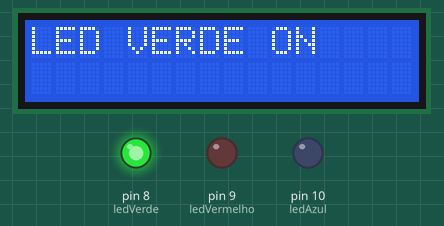
Simulated run of this sketch. Board: Arduino Uno, built with avr-gcc and run on an emulated ATmega328P. Shown: 16×2 character LCD, output pins drawn as LEDs (lit = HIGH).

Above: at 0.1 s.
At 2.1 s:
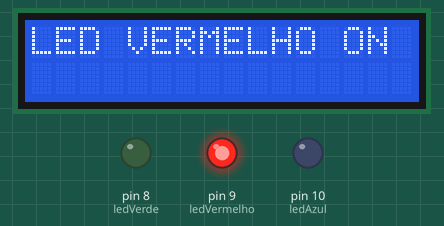
At 4.1 s:
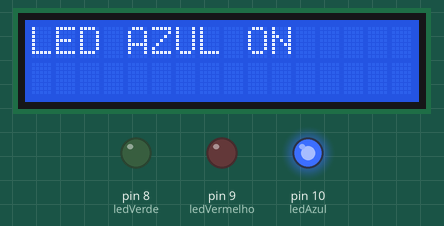
Timing chart, 0 to 129.8 s (numbered marks = the images above):
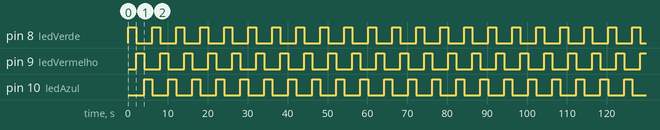

The sketch:

leds.ino
```cpp
// Biblioteca para conexão LCD paralelo (sem I2C)
#include <LiquidCrystal.h>

// Configurando para o SEU display 16x2: RS, E, D4, D5, D6, D7
LiquidCrystal lcd(13, 11, 5, 4, 3, 2);

// Definindo os pinos dos LEDs
const int ledVerde   = 8;
const int ledVermelho = 9;
const int ledAzul    = 10;

void setup() {
  // Inicializa o LCD
  lcd.begin(16, 2);
  lcd.print("Iniciando...");

  // Configura LEDs como saída
  pinMode(ledVerde, OUTPUT);
  pinMode(ledVermelho, OUTPUT);
  pinMode(ledAzul, OUTPUT);
}

void loop() {
  // LED Verde
  digitalWrite(ledVerde, HIGH);
  digitalWrite(ledVermelho, LOW);
  digitalWrite(ledAzul, LOW);
  lcd.clear();
  lcd.setCursor(0, 0);
  lcd.print("LED VERDE ON");
  delay(2000);

  // LED Vermelho
  digitalWrite(ledVerde, LOW);
  digitalWrite(ledVermelho, HIGH);
  digitalWrite(ledAzul, LOW);
  lcd.clear();
  lcd.setCursor(0, 0);
  lcd.print("LED VERMELHO ON");
  delay(2000);

  // LED Azul
  digitalWrite(ledVerde, LOW);
  digitalWrite(ledVermelho, LOW);
  digitalWrite(ledAzul, HIGH);
  lcd.clear();
  lcd.setCursor(0, 0);
  lcd.print("LED AZUL ON");
  delay(2000);
}
```

Measured:
- by itself, pin 8 (ledVerde), pin 9 (ledVermelho), pin 10 (ledAzul): alternates HIGH for 2.0 s and LOW for 4.0 s
- by itself, everything shown: repeats every 6.0 s, in 3 steps
- what the display in image 1 shows lasts 2.0 s, from 2.1 s to 4.1 s
